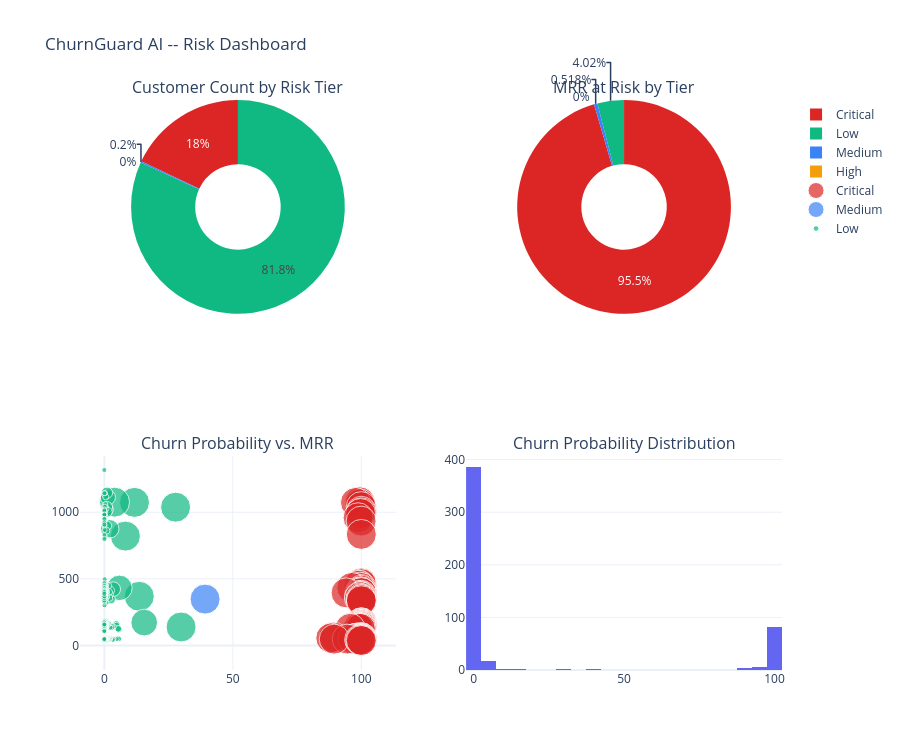

Here is the notebook cell this chart was saved with:
### Code cell
def plot_risk_dashboard(scored_df: pd.DataFrame) -> None:
    """Render a 2x2 Plotly dashboard summarizing customer risk.

    Panels:
    - Top-left: donut chart of customer count by risk tier.
    - Top-right: donut chart of MRR at risk by risk tier.
    - Bottom-left: scatter of churn probability vs. MRR, colored by tier.
    - Bottom-right: histogram of churn probability distribution.

    Parameters
    ----------
    scored_df : pd.DataFrame
        Output of score_customers() with churn_probability, risk_tier, mrr_at_risk.
    """
    tier_colors = {
        "Critical": "#DC2626",
        "High": "#F59E0B",
        "Medium": "#3B82F6",
        "Low": "#10B981",
    }
    tier_order = ["Critical", "High", "Medium", "Low"]

    tier_counts = scored_df["risk_tier"].value_counts().reindex(tier_order, fill_value=0)
    tier_mrr = scored_df.groupby("risk_tier")["mrr_at_risk"].sum().reindex(tier_order, fill_value=0)

    fig = make_subplots(
        rows=2, cols=2,
        subplot_titles=[
            "Customer Count by Risk Tier",
            "MRR at Risk by Tier",
            "Churn Probability vs. MRR",
            "Churn Probability Distribution",
        ],
        specs=[
            [{"type": "pie"}, {"type": "pie"}],
            [{"type": "scatter"}, {"type": "histogram"}],
        ],
    )

    fig.add_trace(go.Pie(
        labels=tier_order, values=tier_counts.values,
        marker=dict(colors=[tier_colors[t] for t in tier_order]),
        hole=0.4, showlegend=False,
    ), row=1, col=1)

    fig.add_trace(go.Pie(
        labels=tier_order, values=tier_mrr.values,
        marker=dict(colors=[tier_colors[t] for t in tier_order]),
        hole=0.4, showlegend=True,
    ), row=1, col=2)

    for tier in tier_order:
        sub = scored_df[scored_df["risk_tier"] == tier]
        mrr_col = "monthly_revenue" if "monthly_revenue" in sub.columns else "mrr_at_risk"
        fig.add_trace(go.Scatter(
            x=sub["churn_probability"], y=sub.get(mrr_col, sub["churn_probability"]),
            mode="markers", name=tier,
            marker=dict(
                color=tier_colors[tier],
                size=sub["mrr_at_risk"].clip(5, 30) if "mrr_at_risk" in sub.columns else 8,
                opacity=0.7,
            ),
        ), row=2, col=1)

    fig.add_trace(go.Histogram(
        x=scored_df["churn_probability"],
        nbinsx=30,
        marker_color="#6366F1",
        showlegend=False,
    ), row=2, col=2)

    fig.update_layout(
        title_text="ChurnGuard AI -- Risk Dashboard",
        height=750,
        template="plotly_white",
    )
    fig.show()


plot_risk_dashboard(SCORED_DF)

### Figure 1 — Plotly figure (JSON) as saved in the notebook; plotly's stock layout.template omitted (floating-point values rounded to 4 significant figures; data arrays with more than 128 entries replaced by an {"elided": "..."} marker saying what was removed)
{"data": [{"domain": {"x": [0, 0.45], "y": [0.625, 1]}, "hole": 0.4, "labels": ["Critical", "High", "Medium", "Low"], "marker": {"colors": ["#DC2626", "#F59E0B", "#3B82F6", "#10B981"]}, "showlegend": false, "type": "pie", "values": [90, 0, 1, 409]}, {"domain": {"x": [0.55, 1], "y": [0.625, 1]}, "hole": 0.4, "labels": ["Critical", "High", "Medium", "Low"], "marker": {"colors": ["#DC2626", "#F59E0B", "#3B82F6", "#10B981"]}, "showlegend": true, "type": "pie", "values": [25130.0, 0, 136.3, 1058.0]}, {"marker": {"color": "#DC2626", "opacity": 0.7, "size": [30, 30, 30, 30, 30, 30, 30, 30, 30, 30, 30, 30, 30, 30, 30, 30, 30, 30, 30, 30, 30, 30, 30, 30, 30, 30, 30, 30, 30, 30, 30, 30, 30, 30, 30, 30, 30, 30, 30, 30, 30, 30, 30, 30, 30, 30, 30, 30, 30, 30, 30, 30, 30, 30, 30, 30, 30, 30, 30, 30, 30, 30, 30, 30, 30, 30, 30, 30, 30, 30, 30, 30, 30, 30, 30, 30, 30, 30, 30, 30, 30, 30, 30, 30, 30, 30, 30, 30, 30, 30]}, "mode": "markers", "name": "Critical", "type": "scatter", "x": [99.4, 99.48, 97.71, 99.95, 99.99, 100, 99.69, 98.74, 99.9, 99.98, 100, 100, 99.16, 99.05, 99.43, 100, 99.92, 96.26, 99.94, 99.6, 99.98, 99.99, 100, 99.99, 99.15, 94.07, 99.99, 99.82, 99.37, 99.23, 99.83, 100, 99.98, 99.99, 99.99, 99.99, 99.97, 99.81, 99.99, 99.98, 99.96, 99.99, 99.73, 99.86, 99.97, 99.8, 99.99, 100, 100, 99.87, 99.71, 99.77, 99.91, 99.91, 100, 99.99, 99.68, 99.44, 99.99, 99.89, 99.34, 98.77, 99.59, 95.64, 100, 99.96, 89.22, 98.23, 98.65, 99.99, 98.32, 99.89, 99.53, 99.2, 99.83, 99.71, 88.1, 100, 99.23, 96.69, 99.99, 94.51, 99.96, 99.78, 99.99, 100, 89.45, 99.32, 99.73, 100], "xaxis": "x", "y": [1078.0, 1062.0, 1073.0, 1042.0, 1007.0, 996.2, 990.2, 958.8, 933.5, 833.7, 469.7, 462.4, 451.9, 451.6, 438.4, 433.7, 421.2, 435.2, 414.1, 402.9, 401.3, 399.1, 396.6, 376.8, 375.6, 394.8, 368.6, 367.1, 367.3, 357.4, 352.2, 345.4, 343.2, 335.4, 170.7, 169.1, 167.1, 162.2, 161.9, 159.4, 158.5, 158.2, 156.7, 154.5, 153.1, 153.2, 150.9, 150.5, 149.5, 149.1, 149.1, 148.9, 147.8, 147.5, 144.3, 141.8, 136.2, 136.2, 133.8, 131.8, 131.7, 130.4, 127.9, 128.5, 58.48, 58, 62.77, 55.77, 54.82, 53.61, 53.35, 51.17, 51.01, 51.17, 50.83, 49.64, 56.05, 48.46, 47.82, 49.01, 45.95, 47.74, 44.49, 43.7, 43.47, 43.3, 47.53, 42.52, 39.65, 36.74], "yaxis": "y"}, {"marker": {"color": "#F59E0B", "opacity": 0.7, "size": []}, "mode": "markers", "name": "High", "type": "scatter", "x": [], "xaxis": "x", "y": [], "yaxis": "y"}, {"marker": {"color": "#3B82F6", "opacity": 0.7, "size": [30]}, "mode": "markers", "name": "Medium", "type": "scatter", "x": [39.19], "xaxis": "x", "y": [347.9], "yaxis": "y"}, {"marker": {"color": "#10B981", "opacity": 0.7, "size": {"elided": "409 float values"}}, "mode": "markers", "name": "Low", "type": "scatter", "x": {"elided": "409 float values"}, "xaxis": "x", "y": {"elided": "409 float values"}, "yaxis": "y"}, {"marker": {"color": "#6366F1"}, "nbinsx": 30, "showlegend": false, "type": "histogram", "x": {"elided": "500 float values"}, "xaxis": "x2", "yaxis": "y2"}], "layout": {"annotations": [{"font": {"size": 16}, "showarrow": false, "text": "Customer Count by Risk Tier", "x": 0.225, "xanchor": "center", "xref": "paper", "y": 1, "yanchor": "bottom", "yref": "paper"}, {"font": {"size": 16}, "showarrow": false, "text": "MRR at Risk by Tier", "x": 0.775, "xanchor": "center", "xref": "paper", "y": 1, "yanchor": "bottom", "yref": "paper"}, {"font": {"size": 16}, "showarrow": false, "text": "Churn Probability vs. MRR", "x": 0.225, "xanchor": "center", "xref": "paper", "y": 0.375, "yanchor": "bottom", "yref": "paper"}, {"font": {"size": 16}, "showarrow": false, "text": "Churn Probability Distribution", "x": 0.775, "xanchor": "center", "xref": "paper", "y": 0.375, "yanchor": "bottom", "yref": "paper"}], "height": 750, "title": {"text": "ChurnGuard AI -- Risk Dashboard"}, "xaxis": {"anchor": "y", "domain": [0, 0.45]}, "xaxis2": {"anchor": "y2", "domain": [0.55, 1]}, "yaxis": {"anchor": "x", "domain": [0, 0.375]}, "yaxis2": {"anchor": "x2", "domain": [0, 0.375]}}}
